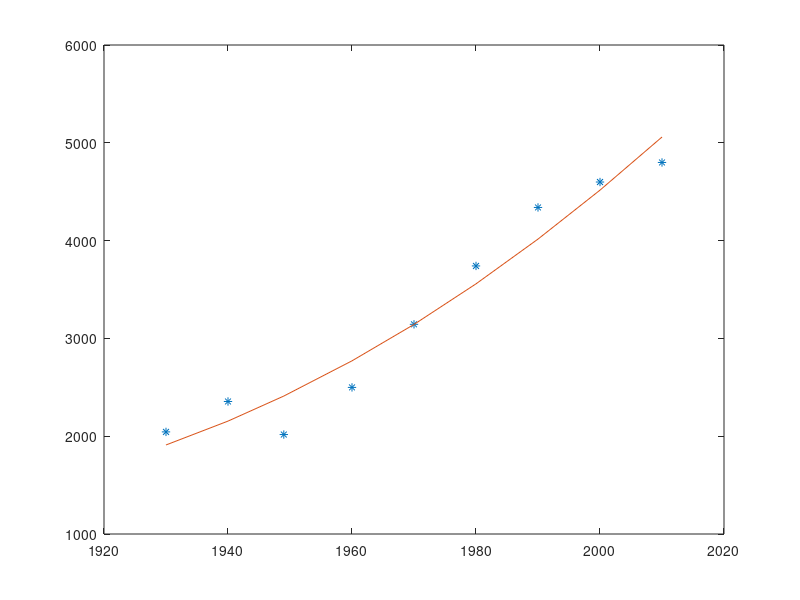
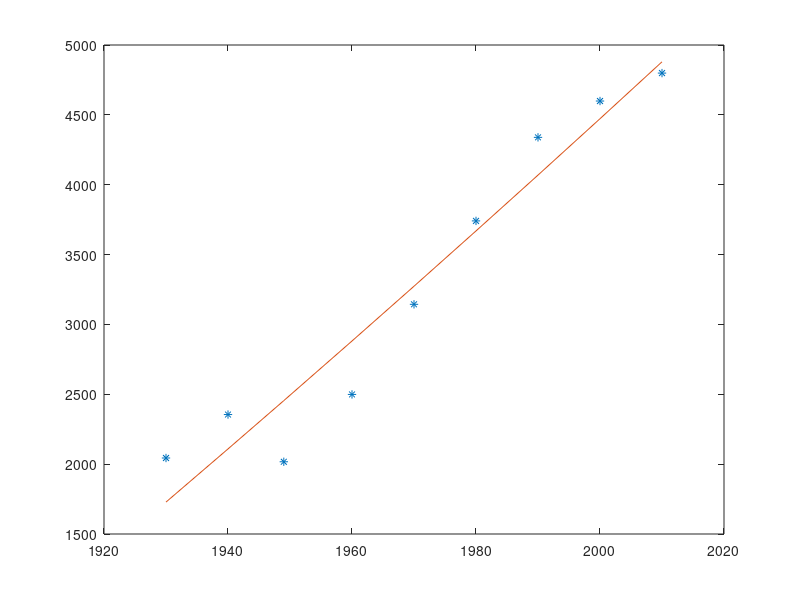
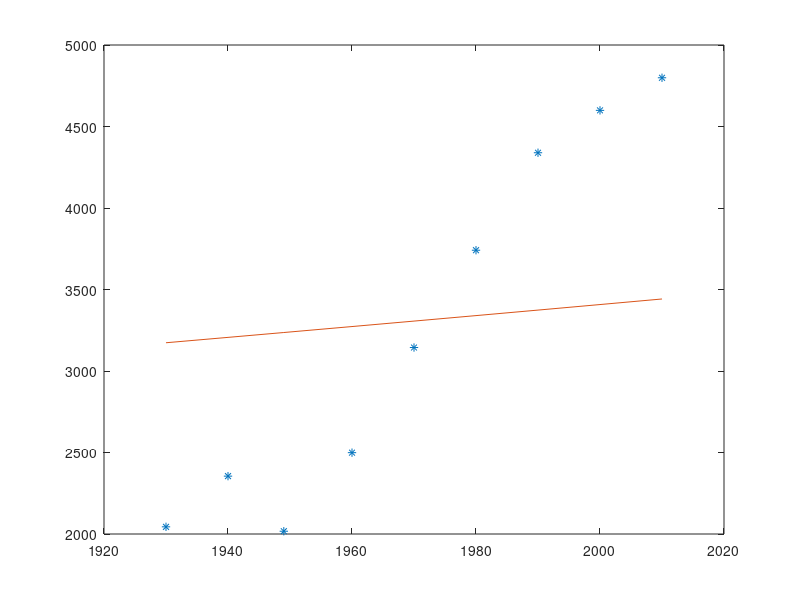

Write MATLAB code to recreate these figures, in order.
%% SVD population estimation

yr = [1930, 1940, 1949, 1960, 1970, 1980, 1990, 2000, 2010]';
pop = [2044, 2355, 2017, 2499, 3144, 3741, 4339, 4599, 4799]';

A = [yr.^2 yr ones(length(yr),1)];
B = pop;

[U D V] = svd(A);

% pseudo inverse with full SVD
D_inv = D;
D_inv(1,1) = 1/D(1,1);
D_inv(2,2) = 1/D(2,2);
D_inv(3,3) = 1/D(3,3);
A_pinv = V*D_inv'*U';
X = A_pinv*B;
pop_approx = A*X;
plot(yr, pop, '*', yr, pop_approx);

% pseudo inverse with truncated SVD (t=2)
D_inv = D;
D_inv(1,1) = 1/D(1,1);
D_inv(2,2) = 1/D(2,2);
D_inv(3,3) = 0;
A_pinv = V*D_inv'*U';
X = A_pinv*B;
pop_approx = A*X;
figure; plot(yr, pop, '*', yr, pop_approx);

% pseudo inverse with truncated SVD (t=1)
D_inv = D;
D_inv(1,1) = 1/D(1,1);
D_inv(2,2) = 0;
D_inv(3,3) = 0;
A_pinv = V*D_inv'*U';
X = A_pinv*B;
pop_approx = A*X;
figure; plot(yr, pop, '*', yr, pop_approx);

return